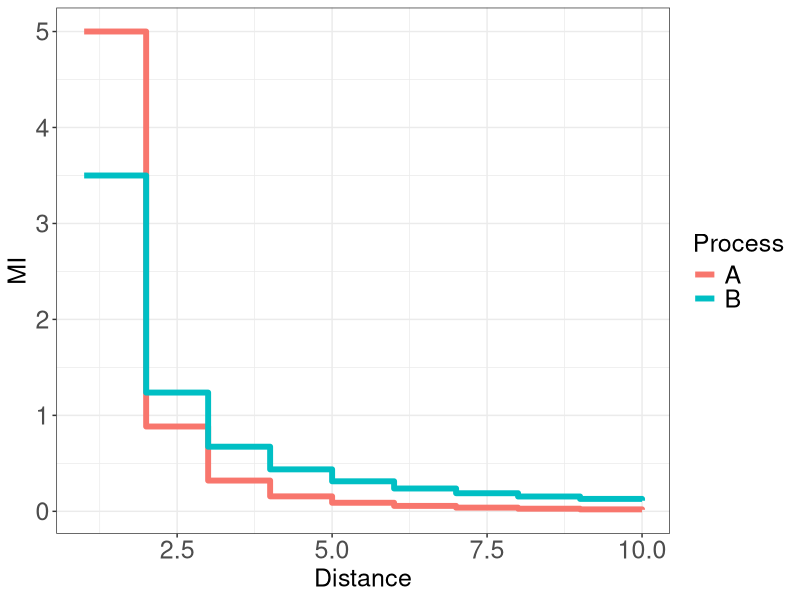
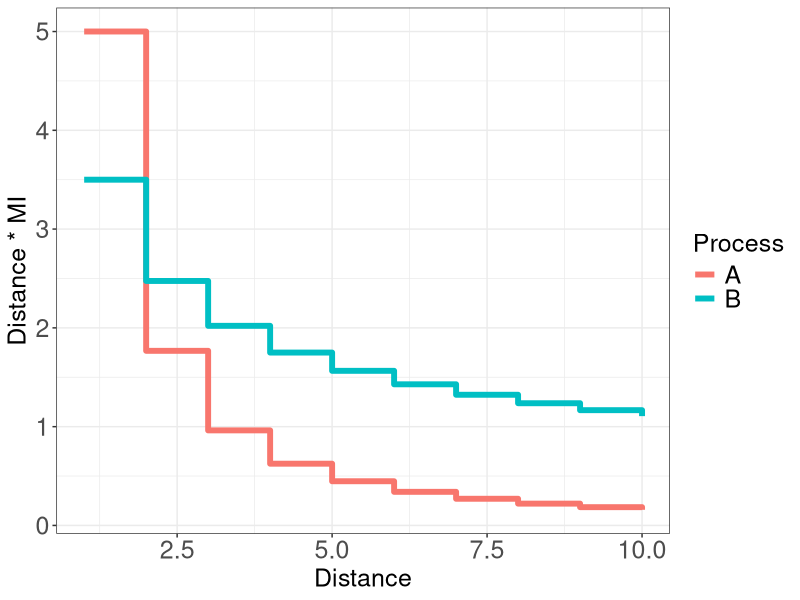
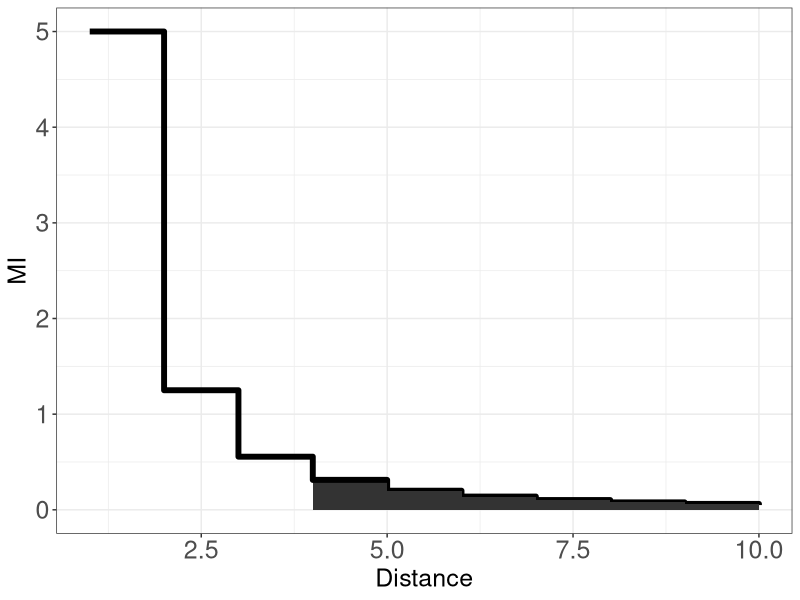
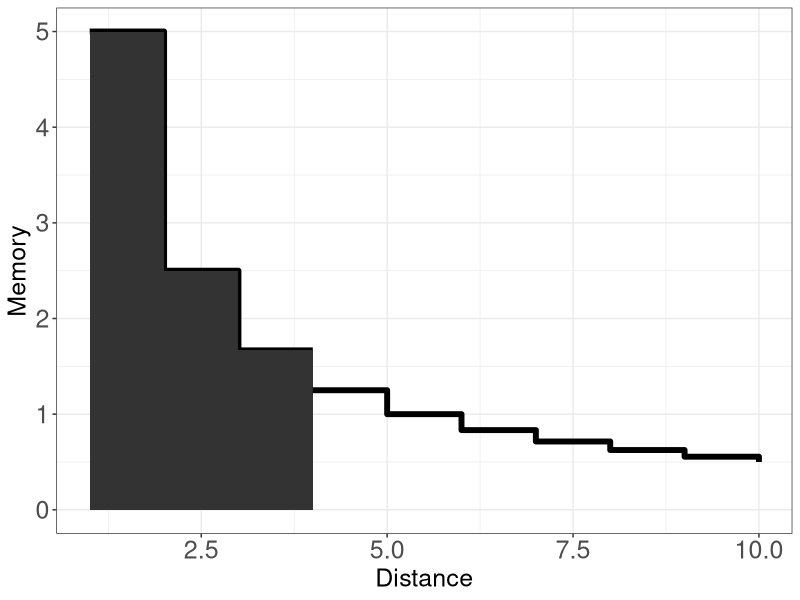
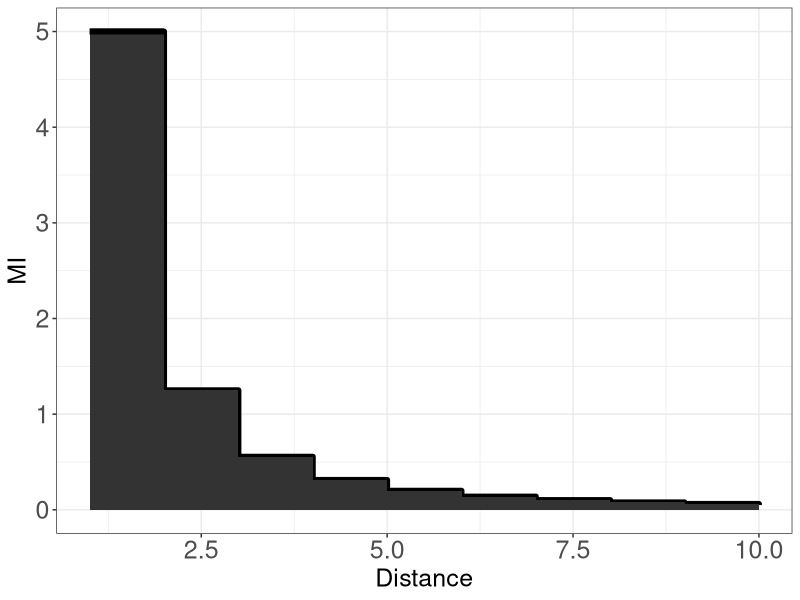
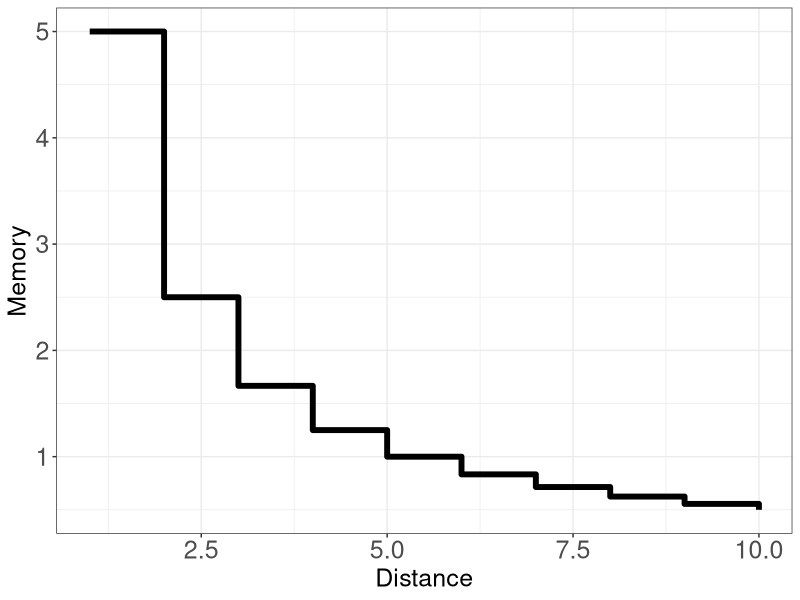
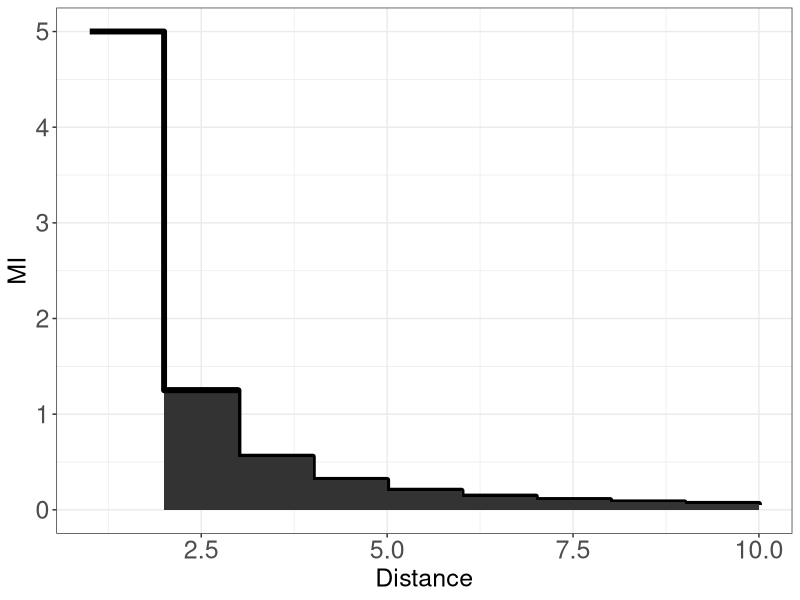
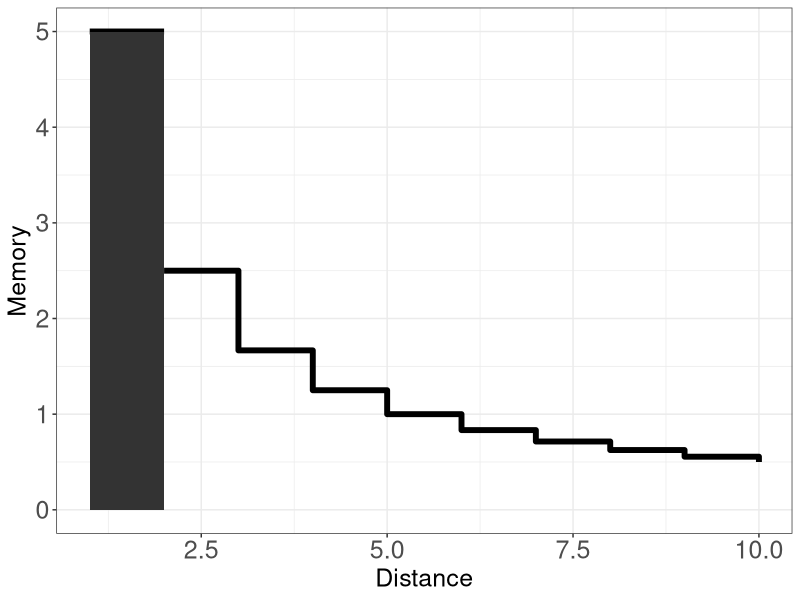

Generate these figures, in order, with R:
library(tidyr)
library(dplyr)
library(ggplot2)






#plot = ggplot(data=data, aes(x=Distance, y=Distance*MI, color=Type)) + geom_line()


x = (1:10)
y = 5 * x^(-2)

data = data.frame(Distance=x, MI=y)

plot = ggplot(data=data, aes(x=Distance, y=MI)) + geom_step(size=2) + theme_bw() + theme(axis.text=element_text(size=18), axis.title=element_text(size=18), legend.title=element_text(size=18), legend.text=element_text(size=18))


plot = ggplot(data=data, aes(x=Distance, y=Distance * MI)) + geom_step(size=2) + theme_bw() + theme(axis.text=element_text(size=18), axis.title=element_text(size=18), legend.title=element_text(size=18), legend.text=element_text(size=18))





x1 = (1:10)
y1 = 5 * x^(-2.5)

data1 = data.frame(Distance=x1, MI=y1)
data1$Process = "A"

x2 = (1:10)
y2 = 3.5 * x^(-1.5)

data2 = data.frame(Distance=x2, MI=y2)
data2$Process = "B"


data = rbind(data1, data2) 

plot = ggplot(data=data, aes(x=Distance, y=MI, color=Process, group=Process)) + geom_step(size=2) + theme_bw() + theme(axis.text=element_text(size=18), axis.title=element_text(size=18), legend.title=element_text(size=18), legend.text=element_text(size=18))



ggsave("decay.pdf")



plot = ggplot(data=data, aes(x=Distance, y=Distance * MI, color=Process, group=Process)) + geom_step(size=2) + theme_bw() + theme(axis.text=element_text(size=18), axis.title=element_text(size=18), legend.title=element_text(size=18), legend.text=element_text(size=18))


ggsave("memory.pdf")







x = c(0.07, 0.07)
y = c(2.2, 2.4)
data = data.frame(Surprisal=x, Memory=y)

plot = ggplot(data=data, aes(x=Surprisal, y=Memory)) + geom_point() + theme_bw() + theme(axis.text=element_text(size=18), axis.title=element_text(size=18), legend.title=element_text(size=18), legend.text=element_text(size=18)) + xlim(0,1) + ylim(0,3)


x= c(0.0, 1.0)
     y = c(1.0, 0.0)
data2 = data.frame(Surprisal=x, Memory=y)

plot = ggplot(data=data2, aes(x=Surprisal, y=Memory)) + geom_line() + theme_bw() + theme(axis.text=element_text(size=18), axis.title=element_text(size=18), legend.title=element_text(size=18), legend.text=element_text(size=18)) + xlim(0,3) + ylim(0,3) 







x = (1:10)
y = 5 * x^(-2)

data = data.frame(Distance=x, MI=y)

df2 <- rbind(
  data,
  transform(data[order(data$Distance),],
    Distance=Distance - 1e-9,  # required to avoid crazy steps
    MI=ave(MI, FUN=function(z) c(z[[1]], head(z, -1L)))
) )

T = 4
plot = ggplot(data=df2 %>% filter(Distance >= T), aes(x=Distance, y=MI)) + geom_step(size=2) + theme_bw() + theme(axis.text=element_text(size=18), axis.title=element_text(size=18), legend.title=element_text(size=18), legend.text=element_text(size=18)) + geom_area() + geom_step(size=2, data=df2 %>% filter(Distance < T+1))
ggsave("add-surp.pdf")


data2 = data.frame(Distance=data$Distance, Memory=data$Distance*data$MI)
df3 <- rbind(
  data2,
  transform(data2[order(data2$Distance),],
    Distance=Distance - 1e-9,  # required to avoid crazy steps
    Memory=ave(Memory, FUN=function(z) c(z[[1]], head(z, -1L)))
) )

plot = ggplot(data=df3 %>% filter(Distance < T), aes(x=Distance, y=Memory)) + geom_step(size=2) + theme_bw() + theme(axis.text=element_text(size=18), axis.title=element_text(size=18), legend.title=element_text(size=18), legend.text=element_text(size=18)) + geom_area() + geom_step(size=2, data=df3 %>% filter(Distance >= T))

ggsave("lower-mem.pdf")






for(T in (1:10)) {
   plot = ggplot(data=df2 %>% filter(Distance >= T), aes(x=Distance, y=MI)) + geom_step(size=2) + theme_bw() + theme(axis.text=element_text(size=18), axis.title=element_text(size=18), legend.title=element_text(size=18), legend.text=element_text(size=18)) + geom_area() + geom_step(size=2, data=df2 %>% filter(Distance < T+1))
   ggsave(paste("add-surp-",T,".pdf", sep=""))
   
   plot = ggplot(data=df3 %>% filter(Distance < T), aes(x=Distance, y=Memory)) + geom_step(size=2) + theme_bw() + theme(axis.text=element_text(size=18), axis.title=element_text(size=18), legend.title=element_text(size=18), legend.text=element_text(size=18)) + geom_area() + geom_step(size=2, data=df3 %>% filter(Distance >= T))
   
   ggsave(paste("lower-mem-",T,".pdf", sep=""))
}









x1 = (1:10)
y1 = 5 * x^(-2.5)

data1 = data.frame(Distance=x1, MI=y1)
data1$Process = "A"

data = rbind(data1) 

plot = ggplot(data=data, aes(x=Distance, y=MI)) + geom_step(size=2) + theme_bw() + theme(axis.text=element_text(size=18), axis.title=element_text(size=18), legend.title=element_text(size=18), legend.text=element_text(size=18))



ggsave("decay-A.pdf")



plot = ggplot(data=data, aes(x=Distance, y=Distance * MI)) + geom_step(size=2) + theme_bw() + theme(axis.text=element_text(size=18), axis.title=element_text(size=18), legend.title=element_text(size=18), legend.text=element_text(size=18))


ggsave("memory-A.pdf")












# Listener's Memory-Surprisal Curve

x1 = (1:10)
y1 = 5.3 * x^(-2.5)

data1 = data.frame(Distance=x1, MI=y1)
data1$Process = "A"

data = rbind(data1) 

library(tidyr)

data = data %>% group_by(Process) %>% mutate(CumMI = cumsum(MI))
data = data %>% group_by(Process) %>% mutate(Memory = cumsum(MI*Distance))

data = data %>% mutate(Surprisal = 10-CumMI)

plot = ggplot(data=data, aes(x=Memory, y=Surprisal)) + geom_line(size=2) + theme_bw() + theme(axis.text=element_text(size=18), axis.title=element_text(size=18), legend.title=element_text(size=18), legend.text=element_text(size=18))



ggsave("listener-tradeoff-A.pdf")









# Listener's Memory-Surprisal Curve

x1 = (1:10)
y1 = 5.3 * x^(-2.5)

data1 = data.frame(Distance=x1, MI=y1)
data1$Process = "A"

x2 = (1:10)
y2 = 3.5 * x^(-1.5)

data2 = data.frame(Distance=x2, MI=y2)
data2$Process = "B"


data = rbind(data1, data2) 

library(tidyr)

data = data %>% group_by(Process) %>% mutate(CumMI = cumsum(MI))
data = data %>% group_by(Process) %>% mutate(Memory = cumsum(MI*Distance))

data = data %>% mutate(Surprisal = 10-CumMI)

plot = ggplot(data=data, aes(x=Memory, y=Surprisal, color=Process, group=Process)) + geom_line(size=2) + theme_bw() + theme(axis.text=element_text(size=18), axis.title=element_text(size=18), legend.title=element_text(size=18), legend.text=element_text(size=18))



ggsave("listener-tradeoff.pdf")











